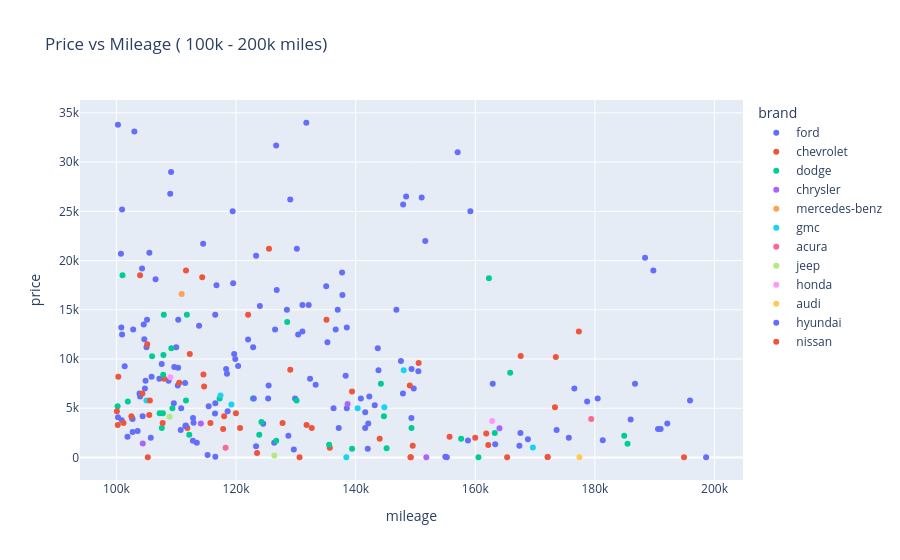

Notebook source saved alongside this figure:
### Markdown cell above
4 entries with extremely high mileage (> 500000) were capped

### Code cell
# Price vs Mileage
df_zoom = df[(df['mileage'] > 100000) & (df['mileage'] < 200000)]
fig = px.scatter( df_zoom,
                  x = 'mileage' , 
                  y = 'price' ,
                  color = 'brand' ,
                  title = 'Price vs Mileage ( 100k - 200k miles)')

fig.show()

# Foucusing on cars with mileage between 100k and 200 k

### Figure 1 — Plotly figure (JSON) as saved in the notebook; plotly's stock layout.template omitted (floating-point values rounded to 4 significant figures; data arrays with more than 128 entries replaced by an {"elided": "..."} marker saying what was removed)
{"data": [{"hovertemplate": "brand=ford<br>mileage=%{x}<br>price=%{y}<extra></extra>", "legendgroup": "ford", "marker": {"color": "#636efa", "symbol": "circle"}, "mode": "markers", "name": "ford", "orientation": "v", "showlegend": true, "type": "scatter", "x": {"elided": "145 float values"}, "xaxis": "x", "y": {"elided": "145 int values"}, "yaxis": "y"}, {"hovertemplate": "brand=chevrolet<br>mileage=%{x}<br>price=%{y}<extra></extra>", "legendgroup": "chevrolet", "marker": {"color": "#EF553B", "symbol": "circle"}, "mode": "markers", "name": "chevrolet", "orientation": "v", "showlegend": true, "type": "scatter", "x": [149000.0, 173500.0, 110500.0, 167600.0, 172100.0, 149200.0, 105200.0, 130600.0, 194900.0, 123500.0, 105500.0, 165300.0, 118000.0, 114500.0, 135700.0, 172100.0, 173300.0, 149200.0, 149500.0, 108000.0, 120000.0, 114300.0, 111600.0, 104000.0, 122000.0, 135100.0, 114700.0, 177300.0, 120700.0, 131800.0, 105200.0, 111900.0, 102500.0, 125500.0, 150500.0, 112300.0, 139400.0, 100300.0, 129100.0], "xaxis": "x", "y": [7300, 10200, 7600, 10300, 50, 25, 25, 25, 25, 450, 4310, 25, 4200, 8430, 1000, 50, 5100, 25, 1200, 8000, 4500, 18300, 19000, 18500, 14500, 14000, 7200, 12800, 3000, 3300, 11500, 3000, 4200, 21200, 9600, 10500, 6700, 8200, 8900], "yaxis": "y"}, {"hovertemplate": "brand=dodge<br>mileage=%{x}<br>price=%{y}<extra></extra>", "legendgroup": "dodge", "marker": {"color": "#00cc96", "symbol": "circle"}, "mode": "markers", "name": "dodge", "orientation": "v", "showlegend": true, "type": "scatter", "x": [107900.0, 185500.0, 109400.0, 162300.0, 111800.0, 160500.0, 112200.0, 165800.0, 144200.0, 130100.0, 107600.0, 106000.0, 111600.0, 144700.0, 163300.0, 149300.0, 107800.0, 122800.0, 117300.0, 123900.0, 107200.0, 184900.0, 107800.0, 128600.0, 100200.0, 107900.0, 109200.0, 101000.0, 135600.0, 145200.0, 157600.0, 139400.0, 101900.0, 124200.0, 126700.0], "xaxis": "x", "y": [10400, 1400, 5000, 18200, 14500, 25, 2320, 8600, 7500, 5800, 3000, 10295, 5800, 4200, 2500, 3000, 4500, 6000, 6000, 2300, 4500, 2200, 8400, 13750, 5200, 14500, 11100, 18500, 1300, 950, 1900, 900, 5700, 3600, 1700], "yaxis": "y"}, {"hovertemplate": "brand=chrysler<br>mileage=%{x}<br>price=%{y}<extra></extra>", "legendgroup": "chrysler", "marker": {"color": "#ab63fa", "symbol": "circle"}, "mode": "markers", "name": "chrysler", "orientation": "v", "showlegend": true, "type": "scatter", "x": [138600.0, 151800.0, 164000.0, 104400.0, 114100.0], "xaxis": "x", "y": [5430, 25, 2960, 1420, 3450], "yaxis": "y"}, {"hovertemplate": "brand=mercedes-benz<br>mileage=%{x}<br>price=%{y}<extra></extra>", "legendgroup": "mercedes-benz", "marker": {"color": "#FFA15A", "symbol": "circle"}, "mode": "markers", "name": "mercedes-benz", "orientation": "v", "showlegend": true, "type": "scatter", "x": [110900.0], "xaxis": "x", "y": [16600], "yaxis": "y"}, {"hovertemplate": "brand=gmc<br>mileage=%{x}<br>price=%{y}<extra></extra>", "legendgroup": "gmc", "marker": {"color": "#19d3f3", "symbol": "circle"}, "mode": "markers", "name": "gmc", "orientation": "v", "showlegend": true, "type": "scatter", "x": [117400.0, 169600.0, 138400.0, 140300.0, 105000.0, 148000.0, 144800.0, 119200.0], "xaxis": "x", "y": [6300, 1025, 25, 5000, 5790, 8850, 5100, 5380], "yaxis": "y"}, {"hovertemplate": "brand=acura<br>mileage=%{x}<br>price=%{y}<extra></extra>", "legendgroup": "acura", "marker": {"color": "#FF6692", "symbol": "circle"}, "mode": "markers", "name": "acura", "orientation": "v", "showlegend": true, "type": "scatter", "x": [118200.0, 179400.0], "xaxis": "x", "y": [1000, 3900], "yaxis": "y"}, {"hovertemplate": "brand=jeep<br>mileage=%{x}<br>price=%{y}<extra></extra>", "legendgroup": "jeep", "marker": {"color": "#B6E880", "symbol": "circle"}, "mode": "markers", "name": "jeep", "orientation": "v", "showlegend": true, "type": "scatter", "x": [108900.0, 126400.0], "xaxis": "x", "y": [4150, 200], "yaxis": "y"}, {"hovertemplate": "brand=honda<br>mileage=%{x}<br>price=%{y}<extra></extra>", "legendgroup": "honda", "marker": {"color": "#FF97FF", "symbol": "circle"}, "mode": "markers", "name": "honda", "orientation": "v", "showlegend": true, "type": "scatter", "x": [109000.0, 162800.0], "xaxis": "x", "y": [8160, 3700], "yaxis": "y"}, {"hovertemplate": "brand=audi<br>mileage=%{x}<br>price=%{y}<extra></extra>", "legendgroup": "audi", "marker": {"color": "#FECB52", "symbol": "circle"}, "mode": "markers", "name": "audi", "orientation": "v", "showlegend": true, "type": "scatter", "x": [177400.0], "xaxis": "x", "y": [25], "yaxis": "y"}, {"hovertemplate": "brand=hyundai<br>mileage=%{x}<br>price=%{y}<extra></extra>", "legendgroup": "hyundai", "marker": {"color": "#636efa", "symbol": "circle"}, "mode": "markers", "name": "hyundai", "orientation": "v", "showlegend": true, "type": "scatter", "x": [123000.0, 142100.0, 111600.0], "xaxis": "x", "y": [5998, 3460, 3250], "yaxis": "y"}, {"hovertemplate": "brand=nissan<br>mileage=%{x}<br>price=%{y}<extra></extra>", "legendgroup": "nissan", "marker": {"color": "#EF553B", "symbol": "circle"}, "mode": "markers", "name": "nissan", "orientation": "v", "showlegend": true, "type": "scatter", "x": [104300.0, 144000.0, 100200.0, 162200.0, 101200.0, 105600.0, 107700.0, 160000.0, 117800.0, 100100.0, 115700.0, 161800.0, 155700.0, 132700.0, 127800.0], "xaxis": "x", "y": [6500, 1900, 3300, 1280, 3500, 5800, 3500, 2000, 2900, 4700, 3500, 2425, 2100, 3000, 3500], "yaxis": "y"}], "layout": {"legend": {"title": {"text": "brand"}, "tracegroupgap": 0}, "title": {"text": "Price vs Mileage ( 100k - 200k miles)"}, "xaxis": {"anchor": "y", "domain": [0, 1], "title": {"text": "mileage"}}, "yaxis": {"anchor": "x", "domain": [0, 1], "title": {"text": "price"}}}}
